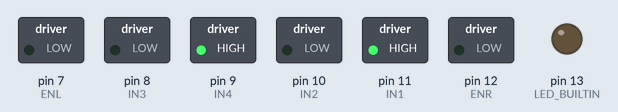
This sketch was run on a simulated Arduino Uno, built with avr-gcc and run on an emulated ATmega328P. Shown: switched loads named in the sketch (green lamp = pin HIGH), output pins drawn as LEDs (lit = HIGH).

Above: at 0.1 s.
Timing chart, 0 to 1.6 s (numbered marks = the images above):
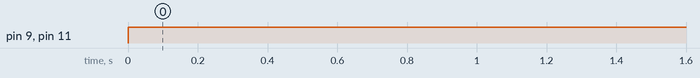

The sketch:

L298.ino
```cpp
#define IN1 11 // 핀 번호는 자신의 환경에 맞도록 설정
#define IN2 10
#define ENR 12

#define IN3 8
#define IN4 9
#define ENL 7

void setup()
{
    pinMode (LED_BUILTIN, OUTPUT);
    pinMode (IN1, OUTPUT);
    pinMode (IN2, OUTPUT);
    pinMode (IN3, OUTPUT);
    pinMode (IN4, OUTPUT);
    pinMode (ENL, OUTPUT);
    pinMode (ENR, OUTPUT);
}

void motor_l(int speed)
{
  if (speed >=0)
  {
    digitalWrite(IN1, LOW);
    digitalWrite(IN2, HIGH);
    analogWrite (ENL, speed); // 0-255
  }
  else
  {
    digitalWrite(IN1, HIGH);
    digitalWrite(IN2, LOW);
    analogWrite (ENL, -speed);
  }
}

void motor_r(int speed)
{
  if (speed >=0)
  {
    digitalWrite(IN3, LOW);
    digitalWrite(IN4, HIGH);
    analogWrite (ENR, speed); // 0-255
  }
  else
  {
    digitalWrite(IN3, HIGH);
    digitalWrite(IN4, LOW);
    analogWrite (ENR, -speed);
  }
}

void loop()
{
    motor_l(-80);
    motor_r(80);
}
```

Measured:
- by itself, pin 9 (IN4), pin 11 (IN1): LOW → HIGH at 0.00 s
